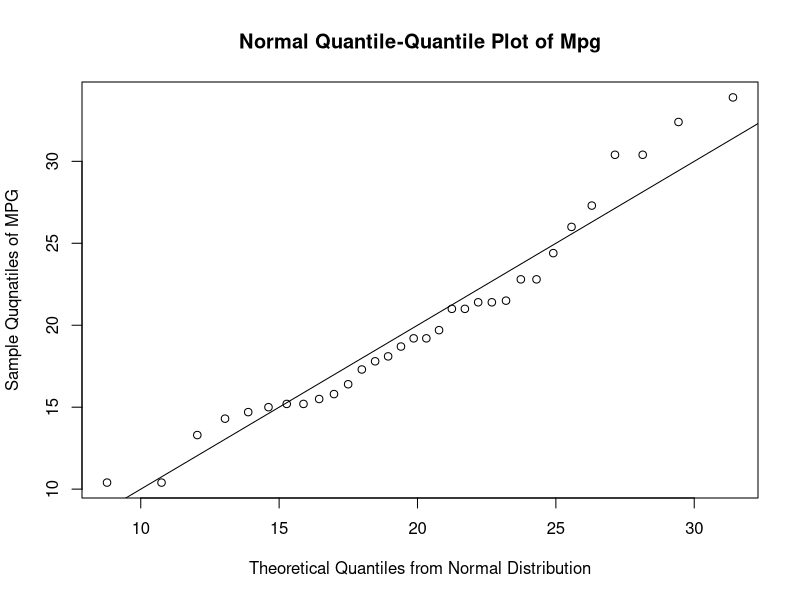
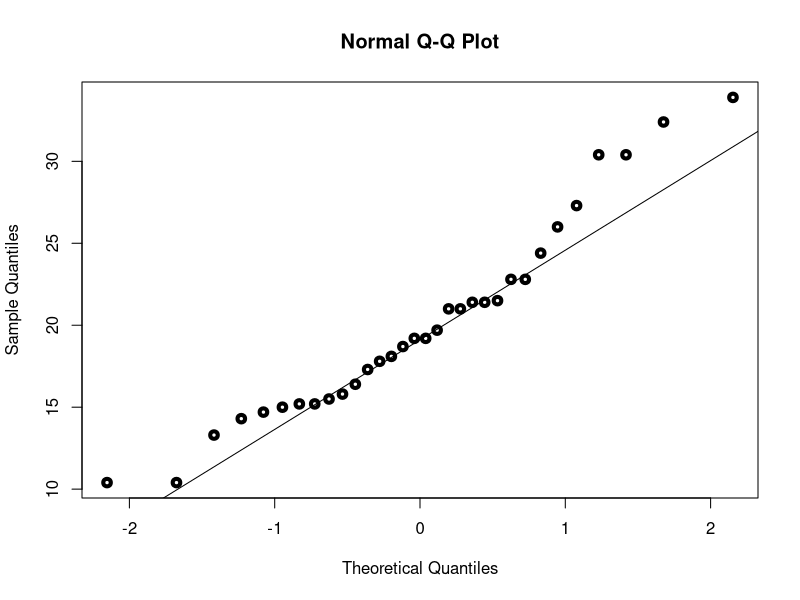

Source code (R) for these figures, in order:
## ---- chunk 1
knitr::opts_chunk$set(echo = TRUE)
## ---- chunk 2
data(mtcars)

mtcars
mpg <- mtcars$mpg
n <- length(mpg)

mean.mpg<- mean(mpg)
std.mpg <- sd(mpg)
var.mpg <- var(mpg)

prob <- (1:n)/(n+1)
normal.quantiles = qnorm(prob, mean(mpg), sd(mpg))
## ---- chunk 3
plot(sort(normal.quantiles), sort(mpg) , xlab = 'Theoretical Quantiles from Normal Distribution', ylab = 'Sample Quqnatiles of MPG', main = 'Normal Quantile-Quantile Plot of Mpg')
abline(0,1)


qqnorm(mpg,lwd=4,pch=1)
qqline(mpg)
